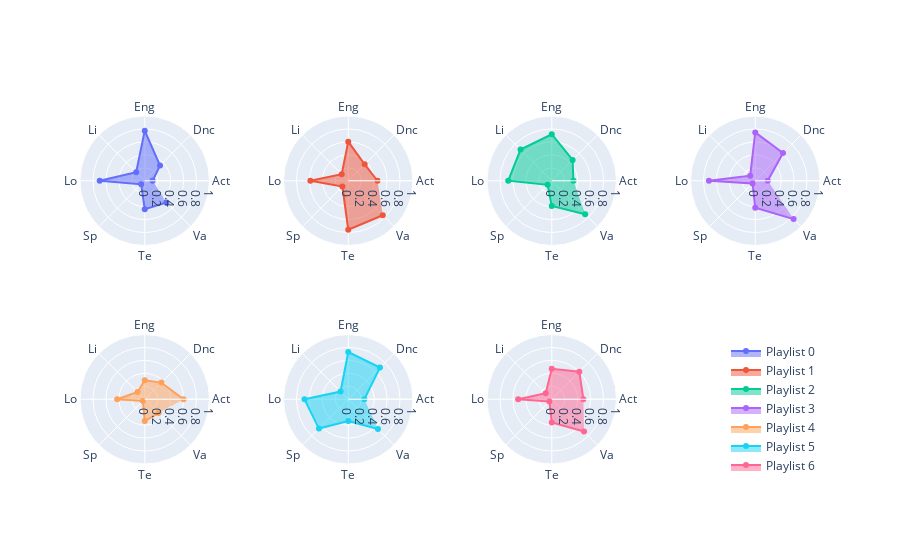

This figure's notebook cell:
### Code cell
fig = make_subplots(rows=2, cols=4, specs=[[{'type': 'polar'}]*4]*2,horizontal_spacing = 0.1)

angles = list(values_df.columns[4:])
angles.append(angles[0])
abbrev = ["Act", "Dnc", "Eng", "Li", "Lo", "Sp", "Te", "Va"]

layoutdict = dict(
            radialaxis=dict(
            visible=True,
            range=[0, 1]
            ))

for i in range(n_clusters):
    subset = values_df[values_df['cluster'] == i]
    data = [np.mean(subset[col]) for col in subset.columns[4:]]
    data.append(data[0])
    fig.add_trace(go.Scatterpolar(
        r=data,
        theta=abbrev,
        fill='toself',
        name="Playlist " + str(i)),
        i // 4 + 1,
        i % 4 + 1)
    
fig.update_layout(
        polar=layoutdict,
        polar2=layoutdict,
        polar3=layoutdict,
        polar4=layoutdict,
        polar5=layoutdict,
        polar6=layoutdict,
        polar7=layoutdict,
        #polar8=layoutdict,
        showlegend=True
        )
fig.update_layout(legend=dict(
    yanchor="bottom",
    y=0.001,
    xanchor="right",
    x=1
))
fig.show()
#     fig.write_image('./visualizations/cluster' + str(i) + '.png')

### Figure 1 — Plotly figure (JSON) as saved in the notebook; plotly's stock layout.template omitted (floating-point values rounded to 4 significant figures)
{"data": [{"fill": "toself", "name": "Playlist 0", "r": [0.1214, 0.3331, 0.7739, 0.1873, 0.6959, 0.07849, 0.4407, 0.4738, 0.1214], "subplot": "polar", "theta": ["Act", "Dnc", "Eng", "Li", "Lo", "Sp", "Te", "Va"], "type": "scatterpolar"}, {"fill": "toself", "name": "Playlist 1", "r": [0.4513, 0.3585, 0.6037, 0.1434, 0.5848, 0.1278, 0.7566, 0.7539, 0.4513], "subplot": "polar2", "theta": ["Act", "Dnc", "Eng", "Li", "Lo", "Sp", "Te", "Va"], "type": "scatterpolar"}, {"fill": "toself", "name": "Playlist 2", "r": [0.335, 0.4555, 0.7185, 0.6816, 0.6721, 0.08999, 0.388, 0.7297, 0.335], "subplot": "polar3", "theta": ["Act", "Dnc", "Eng", "Li", "Lo", "Sp", "Te", "Va"], "type": "scatterpolar"}, {"fill": "toself", "name": "Playlist 3", "r": [0.1934, 0.6064, 0.7464, 0.1109, 0.715, 0.05859, 0.4182, 0.8381, 0.1934], "subplot": "polar4", "theta": ["Act", "Dnc", "Eng", "Li", "Lo", "Sp", "Te", "Va"], "type": "scatterpolar"}, {"fill": "toself", "name": "Playlist 4", "r": [0.5998, 0.3638, 0.2935, 0.1578, 0.4256, 0.04006, 0.3366, 0.3013, 0.5998], "subplot": "polar5", "theta": ["Act", "Dnc", "Eng", "Li", "Lo", "Sp", "Te", "Va"], "type": "scatterpolar"}, {"fill": "toself", "name": "Playlist 5", "r": [0.2485, 0.6925, 0.7284, 0.1683, 0.676, 0.6404, 0.3359, 0.6491, 0.2485], "subplot": "polar6", "theta": ["Act", "Dnc", "Eng", "Li", "Lo", "Sp", "Te", "Va"], "type": "scatterpolar"}, {"fill": "toself", "name": "Playlist 6", "r": [0.4883, 0.6017, 0.4692, 0.132, 0.5184, 0.05065, 0.3575, 0.7053, 0.4883], "subplot": "polar7", "theta": ["Act", "Dnc", "Eng", "Li", "Lo", "Sp", "Te", "Va"], "type": "scatterpolar"}], "layout": {"legend": {"x": 1, "xanchor": "right", "y": 0.001, "yanchor": "bottom"}, "polar": {"domain": {"x": [0, 0.175], "y": [0.575, 1]}, "radialaxis": {"range": [0, 1], "visible": true}}, "polar2": {"domain": {"x": [0.275, 0.45], "y": [0.575, 1]}, "radialaxis": {"range": [0, 1], "visible": true}}, "polar3": {"domain": {"x": [0.55, 0.725], "y": [0.575, 1]}, "radialaxis": {"range": [0, 1], "visible": true}}, "polar4": {"domain": {"x": [0.825, 1], "y": [0.575, 1]}, "radialaxis": {"range": [0, 1], "visible": true}}, "polar5": {"domain": {"x": [0, 0.175], "y": [0, 0.425]}, "radialaxis": {"range": [0, 1], "visible": true}}, "polar6": {"domain": {"x": [0.275, 0.45], "y": [0, 0.425]}, "radialaxis": {"range": [0, 1], "visible": true}}, "polar7": {"domain": {"x": [0.55, 0.725], "y": [0, 0.425]}, "radialaxis": {"range": [0, 1], "visible": true}}, "polar8": {"domain": {"x": [0.825, 1], "y": [0, 0.425]}}, "showlegend": true}}
